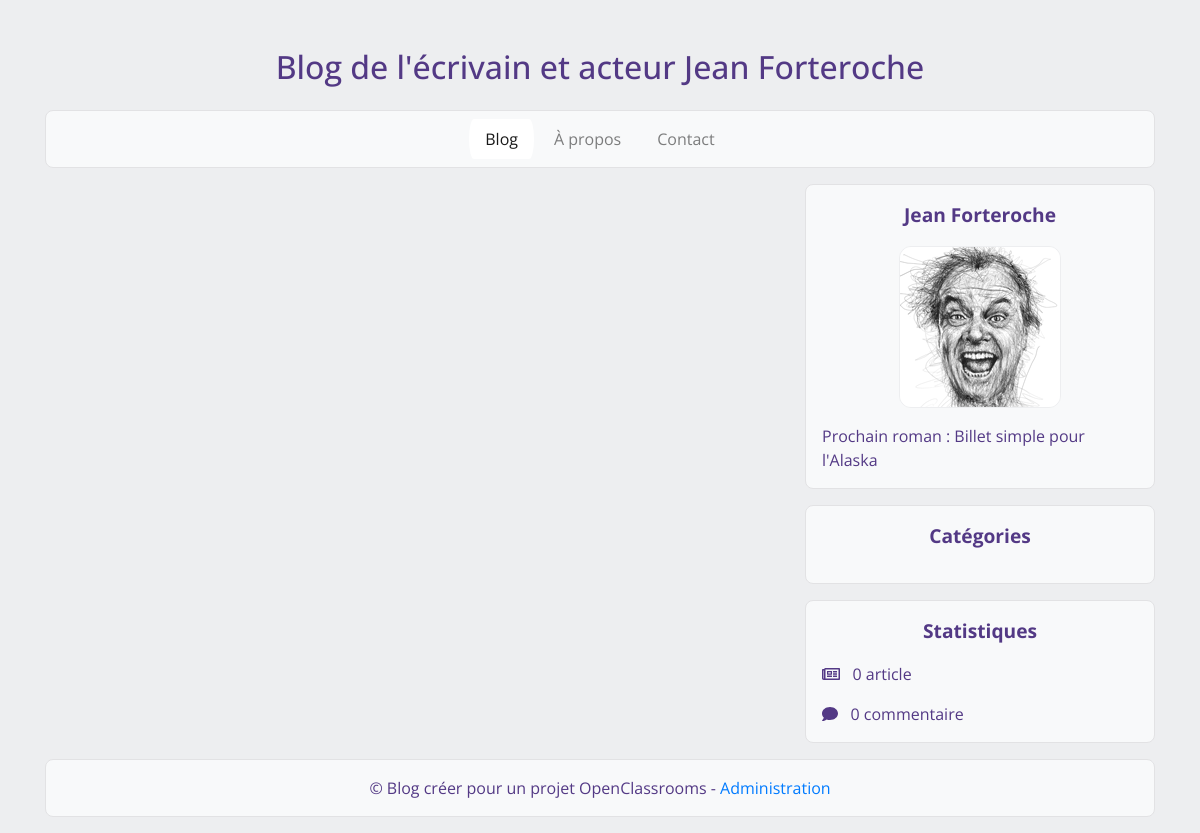
Before: / with the older database file.
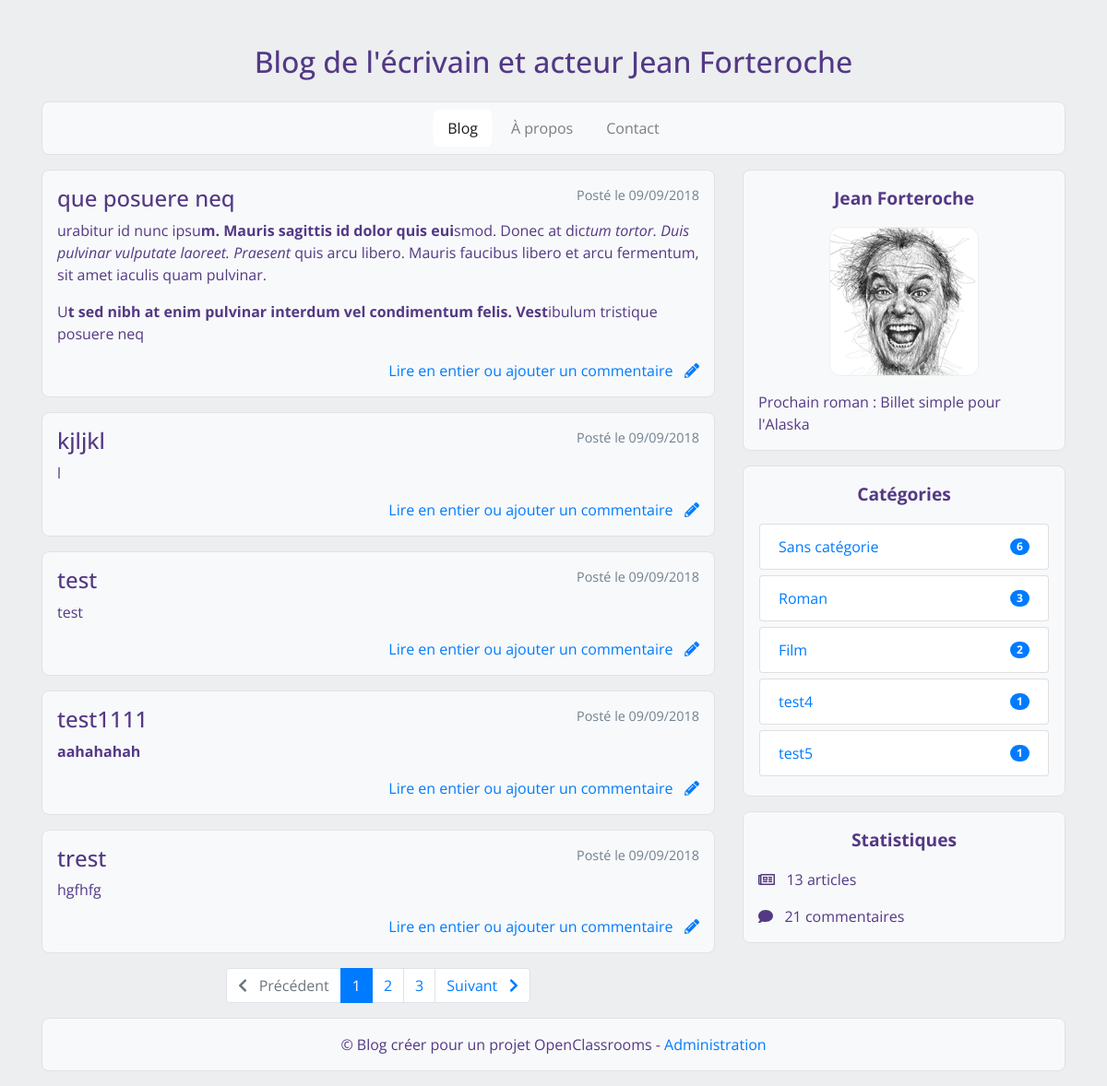
After: the same page with the newer database file.
### tables this page shows
CREATE TABLE `blog` (
  `id` int(11) NOT NULL,
  `categorie` tinyint(4) NOT NULL,
  `title` varchar(255) NOT NULL,
  `post` text NOT NULL,
  `post_date` datetime NOT NULL
);

CREATE TABLE `categorie` (
  `id` tinyint(4) NOT NULL,
  `name` varchar(255) NOT NULL
);

### controllers/frontend.php (called while the page is built, shortened)
<?php
require_once('models/config.php');
require_once('models/BlogManager.php');
function showBlog($pageId, $catId = '')
{
    $blogManager = new \OpenClassrooms\Projet4\Blog\BlogManager();
    $setTotalPosts = $blogManager->setTotalPosts();
    $pageIndex = $blogManager->getParameter();
    $categoryId = $blogManager->getCategoryId();
    $totalPosts = $blogManager->getTotalPosts();
    $posts = $blogManager->getPosts();
    $pagination = $blogManager->getPagination();
    $catSidebar = $blogManager->getCategorySideBar();
    $totalComments = $blogManager->getTotalComments();
    require('views/frontend/blogView.php');
}

### models/Manager.php (called while the page is built, shortened)
<?php
abstract class Manager
{
    final protected function dbConnect()
    {
        $db = new \PDO('mysql:host=localhost;dbname=projet4;charset=utf8', 'root', '');
        return $db;
    }
}

### models/config.php (called while the page is built, shortened)
<?php
$TITLEND = 'Blog de l\'écrivain et acteur Jean Forteroche';
$SHOWADMIN = true;
$POSTSPERPAGE = 5;

### models/BlogManager.php (called while the page is built, shortened)
<?php
require_once("models/Manager.php");
class BlogManager extends Manager
{
    private $_db;
    private $_parameter;
    private $_categoryId;
    private $_postsPerPage;
    private $_totalPosts;
    public function __construct()
    {
        $this->_db = $this->dbConnect();
        global $POSTSPERPAGE;
        $this->_postsPerPage = $POSTSPERPAGE;
    }
    public function setParameter($parameter)
    {
        $this->_parameter = (int) $parameter;
    }
    public function setCategoryId($parameter)
    {
        $this->_categoryId = (int) $parameter;
    }
    public function setTotalPosts()
    {
        if (empty($this->_categoryId)) {
            $req = $this->_db->query('SELECT COUNT(*) AS totalposts FROM blog');
            $data = $req->fetch();
            $this->_totalPosts = $data['totalposts'];
        } else {
            $req = $this->_db->query('SELECT COUNT(*) AS totalposts FROM blog WHERE categorie = ' . $this->_categoryId);
            $data = $req->fetch();
            $this->_totalPosts = $data['totalposts'];
        }
    }
    public function getTotalPosts()
    {
        return $this->_totalPosts;
    }
    public function getPagination()
    {
        $pagi  = ceil($this->_totalPosts / $this->_postsPerPage);
        return $pagi;
    }
    public function getParameter()
    {
        return $this->_parameter;
    }
    public function getPosts()
    {
        $firstMessageToShow = ($this->_parameter - 1) * $this->_postsPerPage;
        if (empty($this->_categoryId)) {
            $req = $this->_db->query('SELECT id, title, post, DATE_FORMAT(post_date, \'%d/%m/%Y\') AS creation_date_fr FROM blog
            ORDER BY id DESC LIMIT ' . $firstMessageToShow .' , ' . $this->_postsPerPage);
            return $req;
        } else {
            $req = $this->_db->query('SELECT id, title, post, DATE_FORMAT(post_date, \'%d/%m/%Y\') AS creation_date_fr FROM blog
            WHERE categorie = ' . $this->_categoryId . ' ORDER BY id DESC LIMIT ' . $firstMessageToShow .' , ' . $this->_postsPerPage);
            return $req;
        }
    }
    public function getCategorySideBar()
    {
        $req = $this->_db->query('
        SELECT c.id, c.name, COUNT(b.categorie) total
        FROM blog b
        LEFT JOIN categorie c
        ON c.id = b.categorie
        GROUP BY c.id, c.name
        ');
        return $req;
    }
    public function getTotalComments()
    {
        if (empty($this->_categoryId)) {
            $req = $this->_db->query('SELECT COUNT(*) AS numbercomments FROM comment');
            $data = $req->fetch();
            return $data['numbercomments'];
        }
    }
}

### views/frontend/blogView.php (the view, shortened to what this page needs)
<article class="col-md-8">
    <?php
    while ($post = $posts->fetch()) {
        ?>
    <div>
        <span class="datepost float-right">
            Posté le
            <?= $post['creation_date_fr'] ?>
        </span>
        <h2>
            <?= htmlspecialchars($post['title']) ?>
        </h2>
        <?= htmlspecialchars_decode($post['post']) ?>
        <p class="text-right"><a href="index.php?page=post&amp;id=<?= $post['id'] ?>">Lire
                en entier ou ajouter un commentaire &nbsp; <i class="fas fa-pencil-alt"></i></a></p>
    </div>
    <?php
    }
    ?>
    <?php if ($pagination > 1) {
        ?>
    <ul class="pagination justify-content-center">
        <li class="page-item <?php if ($pageIndex == 1) {
            echo 'disabled';
        } ?> ">
            <?php if (!empty($categoryId)): ?>
            <a class="page-link" href="index.php?page=blog&amp;cat=<?= $categoryId; ?>&amp;id=<?= $pageIndex-1; ?>">
                <i class="fas fa-chevron-left"></i> &nbsp; Précédent
            </a>
            <?php else: ?>
            <a class="page-link" href="index.php?page=blog&amp;id=<?= $pageIndex-1; ?>">
                <i class="fas fa-chevron-left"></i> &nbsp; Précédent
            </a>
            <?php endif; ?>
        </li>
        <?php
        for ($i = 1 ; $i <= $pagination ; $i++) {
            echo '<li class="page-item';
            if ($pageIndex == $i) {
                echo ' active';
            }
            echo '">';
            echo '<a class="page-link" href="index.php?page=blog';
            if (empty($categoryId)) {
                echo '&amp;id=' . $i . '">' . $i;
            } else {
                echo '&amp;cat=' . $categoryId . '&amp;id=' . $i . '">' . $i;
            }
            echo '</a>';
            echo '</li>';
        } ?>
        <li class="page-item <?php if ($pageIndex == $pagination) {
            echo 'disabled';
        } ?> ">
            <?php if (!empty($categoryId)): ?>
            <a class="page-link" href="index.php?page=blog&amp;cat=<?= $categoryId; ?>&amp;id=<?= $pageIndex+1; ?>">
                Suivant &nbsp; <i class="fas fa-chevron-right"></i>
            </a>
            <?php else: ?>
            <a class="page-link" href="index.php?page=blog&amp;id=<?= $pageIndex+1; ?>">
                Suivant &nbsp; <i class="fas fa-chevron-right"></i>
            </a>
            <?php endif; ?>
        </li>
    </ul>
    <?php
    } ?>
</article>
<aside class="col-md-4">
    <div>
        <p class="asidetitle">Jean Forteroche</p>
        <img class="mx-auto d-block" src="./public/images/visage.png" alt="ma tete" />
        <p>Prochain roman : Billet simple pour l'Alaska</p>
    </div>
    <div>
        <p class="asidetitle">Catégories</p>
        <ul class="list-group">
            <?php
            while ($category = $catSidebar->fetch()) {
                ?>
            <a href="./index.php?page=blog&amp;cat=<?= $category['id'] ?>">
                <li class="list-group-item d-flex justify-content-between align-items-center
                    <?php if (!empty($categoryId) && $categoryId == $category['id']) {
                    echo ' active bg-secondary';
                } ?>
                ">
                    <?= $category['name'] ?>
                    <span class="badge badge-pill
                    <?php if (!empty($categoryId) && $categoryId == $category['id']): ?>
                     badge-light
                        <?php else: ?>
                         badge-primary
                            <?php endif; ?>
                    ">
                        <?= $category['total'] ?>
                    </span>
                </li>
            </a>
            <?php
            }
            ?>
        </ul>
    </div>
    <div>
        <p class="asidetitle">
            <?php
            if (!empty($categoryId)) {
                echo $categoryName.' :';
            } else {
                echo 'Statistiques';
            }
            ?>
        </p>
        <p><i class="far fa-newspaper"></i> &nbsp;
            <?= $totalPosts . ' article';
            if ($totalPosts > 1) {
                echo 's';
            } ?>
        </p>
        <p><i class="fas fa-comment"></i> &nbsp;
            <?= $totalComments . ' commentaire';
            if ($totalComments > 1) {
                echo 's';
            } ?>
        </p>
    </div>
</aside>
<?php $content = ob_get_clean(); ?>
<?php require('template.php');

### index.php (shortened to what this page needs)
<?php
require('controllers/frontend.php');
try {
    if (isset($_GET['page'])) {
        if ($_GET['page'] == 'blog') {
            if (isset($_GET['cat']) && $_GET['cat'] > 0 && isset($_GET['id']) && $_GET['id'] > 0) {
                showBlog($_GET['id'], $_GET['cat']);
            } elseif (isset($_GET['cat']) && $_GET['cat'] > 0 && empty($_GET['id'])) {
                showBlog(1, $_GET['cat']);
            } elseif (isset($_GET['id']) && $_GET['id'] > 0) {
                showBlog($_GET['id']);
            }
        } elseif ($_GET['page'] == 'post') {
            if (isset($_GET['id']) && $_GET['id'] > 0) {
                showPost($_GET['id']);
            } else {
                throw new Exception('Aucun identifiant de billet envoyé');
            }
        } elseif ($_GET['page'] == 'about') {
            showAbout();
        } elseif ($_GET['page'] == 'contact') {
            if (isset($_GET['status']) && $_GET['status'] == 'sended') {
                showContact(true);
            } else {
                showContact();
            }
        } elseif ($_GET['page'] == 'admin') {
            if (isset($_SESSION['pseudo'])) {
                if (isset($_GET['cat']) && $_GET['cat'] > 0 && isset($_GET['id']) && $_GET['id'] > 0) {
                    showAdmin($_GET['id'], $_GET['cat']);
                } elseif (isset($_GET['cat']) && $_GET['cat'] > 0 && empty($_GET['id'])) {
                    showAdmin(1, $_GET['cat']);
                } elseif (isset($_GET['id']) && $_GET['id'] > 0) {
                    showAdmin($_GET['id']);
                } else {
                    showAdmin(1);
                }
            } else {
                throw new Exception('Veuillez vous connecter');
            }
        } elseif ($_GET['page'] == 'new') {
            showCreatePost();
        } elseif ($_GET['page'] == 'login') {
            if (empty($_SESSION['pseudo'])) {
                showLogin();
            } else {
                header('Location: index.php?page=admin');
            }
        }
    } else {
        showBlog(1);
    }
} catch (Exception $e) {
    echo 'Erreur : ' . $e->getMessage();
}

### views/frontend/template.php (shortened to what this page needs)
<!DOCTYPE html>
<html lang="fr">
<?php
    global $TITLEND, $SHOWADMIN;
    $activeMenu = ' active';
?>
<head>
    <link rel="stylesheet" href="//stackpath.bootstrapcdn.com/bootstrap/4.1.3/css/bootstrap.min.css"
>
    <link rel="stylesheet" href="./public/css/style.css" />
</head>
<body>
    <div class="container">
        <header>
            <h1>
                <a class="none" href="index.php">
                    <?= $TITLEND ?>
                </a>
            </h1>
        </header>
        <nav class="navbar navbar-expand navbar-light bg-light">
            <ul class="navbar-nav mx-auto">
                <li class="nav-item
                    <?php
                    if (empty($_GET['page']) || $_GET['page'] == 'blog' || $_GET['page'] == 'category' || $_GET['page'] == 'post') {
                        echo $activeMenu;
                    }
                    ?>
                ">
                    <a class="nav-link" href="index.php">Blog
                    </a>
                </li>
                <li class="nav-item
                    <?php
                    if (isset($_GET['page']) && $_GET['page'] == 'about') {
                        echo $activeMenu;
                    }
                    ?>
                ">
                    <a class="nav-link" href="index.php?page=about">À propos
                    </a>
                </li>
                <li class="nav-item
                    <?php
                    if (isset($_GET['page']) && $_GET['page'] == 'contact') {
                        echo $activeMenu;
                    }
                    ?>
                ">
                    <a class="nav-link" href="index.php?page=contact">Contact
                    </a>
                </li>
            </ul>
        </nav>
        <section class="row">
            <?= $content ?>
        </section>
        <footer>
            <p class="text-center">&copy; Blog créer pour un projet OpenClassrooms
                <?php
                if ($SHOWADMIN) {
                    echo ' - <a href="index.php?page=login">Administration</a>';
                }
                ?>
            </p>
        </footer>
    </div>
</body>
</html>

### public/css/style.css (style rules this page uses)
body { font-family: 'Open Sans', sans-serif; margin-top: 48px; color: #533985; background: #edeef0; }
h1 { font-size: 2em; padding-bottom: 16px; text-align: center; }
h2 { font-size: 1.5em; }
nav, section > article > div, section > aside > div, footer { background-color: #f8f9fa; margin-bottom: 16px; padding: 1em 1em 0 1em; border: 1px solid #e2e2e4; -webkit-border-radius: 8px; -moz-border-radius: 8px; border-radius: 8px; }
div > ul > a { margin-bottom: 4px; border: 1px solid transparent; }
nav > ul > li { padding: 0 8px; margin: 0 2px; }
nav > ul > li.active { background-color: white; -webkit-border-radius: 8px/32px; -moz-border-radius: 8px/32px; border-radius: 8px/32px; }
div > img { border: 1px solid #edeef0; -webkit-border-radius: 12px; -moz-border-radius: 12px; border-radius: 12px; margin-bottom: 16px; }
a.none { text-decoration: none; color: inherit; }
.asidetitle { font-size: 1.2em; font-weight: bold; text-align: center; }
.list-group { margin-bottom: 16px; }
.datepost { font-weight: none; color: slategrey; font-size: 0.9em; }

Changed rows visible on the page:
added blog: creation_date_fr "09/09/2018", title "que posuere neq", post "urabitur id nunc ipsu m. Mauris sagittis id dolor quis eui smod. Donec at dic tum tortor. Duis pulvinar vulputate laoreet. Praesent quis arcu libero. Mauris faucibus libero et arcu fermentum, sit amet iaculis quam pulvinar. U t sed nibh at enim pulvinar interdum vel condimentum felis. Vest ibulum tristique posuere neq"
added blog: creation_date_fr "09/09/2018", title "kjljkl", post "l"
added blog: creation_date_fr "09/09/2018", title "test", post "test"
added blog: creation_date_fr "09/09/2018", title "test1111", post "aahahahah"
added blog: creation_date_fr "09/09/2018", title "trest", post "hgfhfg"
added categorie: name "Sans catégorie", total "6"
added categorie: name "Roman", total "3"
added categorie: name "Film", total "2"
added categorie: name "test4", total "1"
added categorie: name "test5", total "1"
Other visible differences:
$totalPosts: "0" → "13"
$totalComments: "0" → "21"
text now shown: "Précédent Suivant s s"
new list line: "1"
new list line: "2"
new list line: "3"
